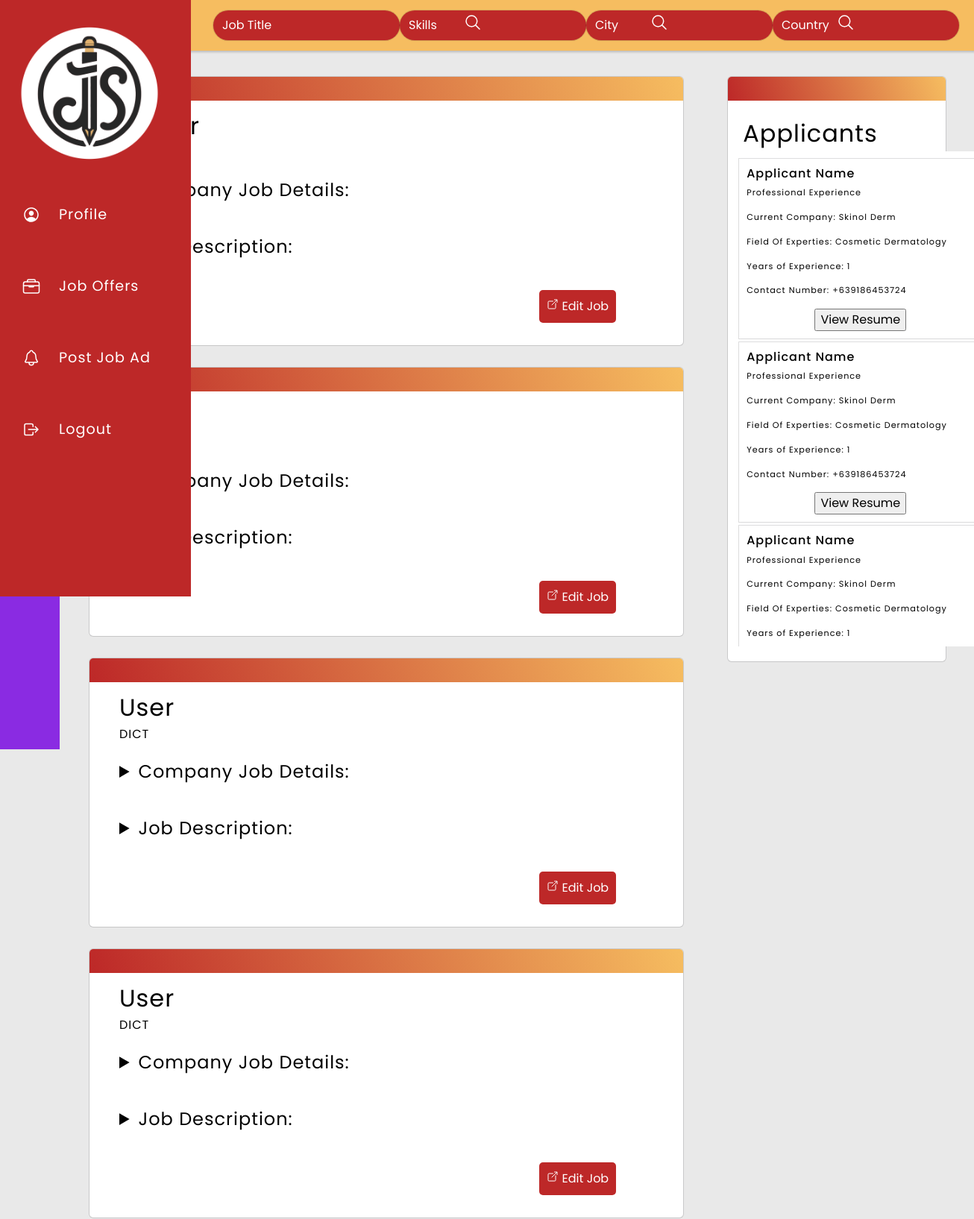
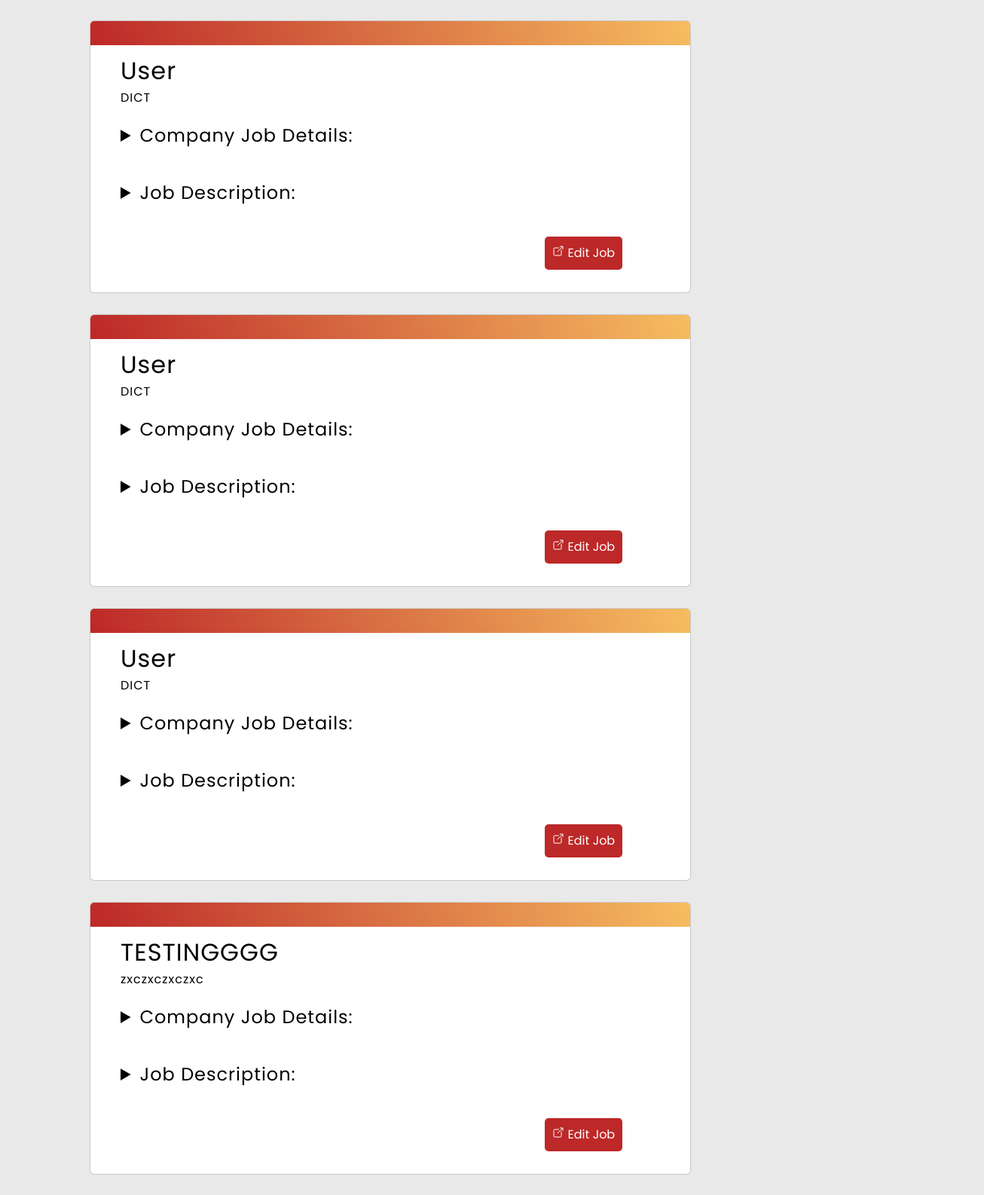
The page /employerHome/ (signed in, upper part) on the database its author committed (2 pictures, top to bottom).
### main/models.py (models this page shows, shortened)
class Job_Post(models.Model):
    profile = models.ForeignKey(Profile, on_delete=models.CASCADE, null=True, related_name='job_posts')
    title = models.CharField(max_length=255)
    company_name = models.CharField(max_length=255)
    job_position = models.CharField(max_length=255)
    address = models.CharField(max_length=255)
    PART_TIME = 'Part Time'
    FULL_TIME = 'Full Time'
    EMPLOYMENT_TYPE_CHOICES = [
        (PART_TIME, 'Part Time'),
        (FULL_TIME, 'Full Time'),
    ]
    employment_type = models.CharField(
        max_length=20,
        choices=EMPLOYMENT_TYPE_CHOICES,
        default=FULL_TIME,
    )
    salary_offer = models.DecimalField(max_digits=10, decimal_places=2)
    primary_duties = models.TextField()
    job_description = models.TextField()
    field_of_expertise = models.ManyToManyField('Field_of_Expertise', blank=True)
    skills_recommended = models.ManyToManyField('Skill', blank=True)
    created_at = models.DateTimeField(auto_now_add=True)

### main/views.py (the view)
# urls.py: path("employerHome/", views.employerHome, name="employerHome"),
@login_required
@user_passes_test(is_employer, login_url='/unauthorized_access/')
def employerHome(request):
    job_posts = Job_Post.objects.all().order_by('-created_at')
    user_profile = getattr(request.user, 'profile', None)
    user_skills = user_profile.skills.all() if user_profile else []
    recommended_jobs = Job_Post.objects.filter(skills_recommended__in=user_skills).distinct()
    form = JobSearchForm(request.GET)
    if form.is_valid():
        job_title = form.cleaned_data['job_title']
        skills = form.cleaned_data['skills']
        city = form.cleaned_data['city']
        country = form.cleaned_data['country']
        filtered_job_posts = job_posts
        if job_title:
            filtered_job_posts = filtered_job_posts.filter(title__icontains=job_title)
        if skills:
            filtered_job_posts = filtered_job_posts.filter(skills_recommended__name__icontains=skills)
        if city:
            filtered_job_posts = filtered_job_posts.filter(address__icontains=city)
        if country:
            filtered_job_posts = filtered_job_posts.filter(address__icontains=country)
    else:
        filtered_job_posts = job_posts
    return render(request, "main/Employer/employer-job-offers.html", {
        'job_posts': filtered_job_posts,
        'recommended_jobs': recommended_jobs,
        'form': form,
    })

### main/forms.py
class JobSearchForm(forms.Form):
    job_title = forms.CharField(required=False, widget=forms.TextInput(attrs={'placeholder': 'Job Title'}))
    skills = forms.CharField(required=False, widget=forms.TextInput(attrs={'placeholder': 'Skills'}))
    city = forms.CharField(required=False, widget=forms.TextInput(attrs={'placeholder': 'City'}))
    country = forms.CharField(required=False, widget=forms.TextInput(attrs={'placeholder': 'Country'}))

### main/views.py (called while the page is built)
def is_employer(user):
    return user.profile.user_type == 'Employer' if hasattr(user, 'profile') else False

### main/templates/main/Employer/employer-job-offers.html (shortened to what this page needs)
{% load static %}
<!DOCTYPE html>
<html>
    <head>
        <link rel="stylesheet" href="https://cdn.jsdelivr.net/npm/bootstrap@4.0.0/dist/css/bootstrap.min.css">
        <link rel="stylesheet" type="text/css" href="{% static 'css/company-job-offers.css' %}">
    </head>
    <body>
        <div class="main-container">
                <div class="flex-container">
                    <div class="popup-nav">
                        <div class="logo">
                            <img src="{% static 'img/JobPortal Logo Emblem White-BG.png' %}" alt="Cosmedic">
                        </div>
                        <ul class="navbar-nav">
                            <li class="nav-item">
                                <a href="{% url 'employerProfile' %}" class="nav-link">
                                    <ion-icon name="person-circle-outline"></ion-icon>
                                </a>
                            </li>
                            <li class="nav-item">
                                <a href="{% url 'employerHome' %}" class="nav-link">
                                    <ion-icon name="briefcase-outline"></ion-icon>
                                </a>
                            </li>
                            <li class="nav-item">
                                <a href="{% url 'employerPostAd' %}" class="nav-link">
                                    <ion-icon name="notifications-outline"></ion-icon>
                                </a>
                            </li>
                            <li class="nav-item">
                                <a href=""  class="nav-link" data-toggle="modal" data-target="#logoutModal">
                                    <ion-icon name="log-out-outline"></ion-icon>
                                </a>
                            </li>
                        </ul>
                    </div>
                </div>
                <div class="right-container">
                    <div class="client-header">
                        <div class="client-flex">
                            <span>Jobs</span>
                            <form method="get" action="{% url 'employerHome' %}">
                                <div class="client-flex-search">
                                    <div class="search-container">
                                        <div class="client-flex">
                                            {{ form.job_title }}
                                            <button type="submit"><ion-icon name="search-outline"></ion-icon></button>
                                        </div>
                                    </div>
                                    <div class="search-container">
                                        <div class="client-flex">
                                            {{ form.skills }}
                                            <button type="submit"><ion-icon name="search-outline"></ion-icon></button>
                                        </div>
                                    </div>
                                    <div class="search-container">
                                        <div class="client-flex">
                                            {{ form.city }}
                                            <button type="submit"><ion-icon name="search-outline"></ion-icon></button>
                                        </div>
                                    </div>
                                    <div class="search-container">
                                        <div class="client-flex">
                                            {{ form.country }}
                                        </div>
                                    </div>
                                </div>
                            </form>
                        </div>
                    </div>
                    <div class="profile-container">
                        <div class="grid-profile">
                            {% for job_post in job_posts %}
                                <div class="name">
                                    <div class="top-design"></div>
                                    <div class="company-info">
                                        <span class="company-name">{{ job_post.title }}</span>
                                        <span class="company-add">{{ job_post.company_name }}</span>
                                            <details class="accordion">
                                                <summary class="accordion-btn">Company Job Details:</summary>
                                            </details>
                                        <div class="peronal-info-container">
                                            <details class="accordion">
                                                <summary class="accordion-btn">Job Description:</summary>
                                            </details>
                                        </div>
                                        <div class="flex-edit">
                                            <div class="edit-container">
                                                <a href="{% url 'employerPostEdit' job_post.id %}">
                                                    <button class="edit"><ion-icon name="open-outline"></ion-icon> Edit Job</button>
                                                </a>
                                            </div>
                                        </div>
                                    </div>
                                </div>
                            {% endfor %}
                        </div>
                        <div class="recco">
                            <div class="top-design"></div>
                            <div class="recco-container">
                                <span>Applicants</span>
                                <div class="recco-scroll">
                                    <div class="recco-company">
                                        <h1>Applicant Name</h1>
                                        <p>Professional Experience</p>
                                            <p>Current Company: Skinol Derm</p>
                                            <p>Field Of Experties: Cosmetic Dermatology</p>
                                            <p>Years of Experience: 1</p>
                                            <p>Contact Number: +639186453724</p>
                                            <a href="{{ user_profile.resume.url }}" target="_blank">
                                                <input type="button" class="resume" value="View Resume">
                                            </a>
                                    </div>
                                    <div class="recco-company">
                                        <h1>Applicant Name</h1>
                                        <p>Professional Experience</p>
                                            <p>Current Company: Skinol Derm</p>
                                            <p>Field Of Experties: Cosmetic Dermatology</p>
                                            <p>Years of Experience: 1</p>
                                            <p>Contact Number: +639186453724</p>
                                            <a href="{{ user_profile.resume.url }}" target="_blank">
                                                <input type="button" class="resume" value="View Resume">
                                            </a>
                                    </div>
                                    <div class="recco-company">
                                        <h1>Applicant Name</h1>
                                        <p>Professional Experience</p>
                                            <p>Current Company: Skinol Derm</p>
                                            <p>Field Of Experties: Cosmetic Dermatology</p>
                                            <p>Years of Experience: 1</p>
                                    </div>
                                </div>
                            </div>
                        </div>
                    </div>
                </div>
            </div>
    </body>
</html>

### main/static/css/company-job-offers.css (style rules this page uses)
body { padding: 0; margin: 0; color: #000; background-color: #e9e9e9; font-family: Poppins; letter-spacing: 1px; }
.main-container { position: relative; width: 100%; height: 1005px; margin: 0 auto; }
.flex-container { position: fixed; display: flex; width: 5rem; height: 1005px; padding: 0; background: blueviolet; transition: 2s; }
.popup-nav { margin: 0; width: 5rem; height: 100vh; position: fixed; background-color: #bd2828; transition: 1s ease; font-size: 1.2rem; }
.navbar-nav { list-style: none; padding: 0; margin: 0; display: flex; flex-direction: column; align-items: center; }
.logo img { position: relative; margin: 10px 0 0 5px; padding-left: 0; max-width:100%; width: 90%; height: auto; transform: scale(1,1); }
.nav-item { width: 100%; margin: 0 0 0 10px; padding: 0 5px; }
.nav-link { display: flex; align-items: center; height: 6rem; color: #fff; text-decoration: none; transition: 2s; }
.nav-link ion-icon { font-size: 1.5rem; min-width: 2rem; margin: 0 1rem; }
.right-container { margin-left: 5rem; width: cal(100%-5rem); height: 100%; max-height: 5000px; background: #e9e9e9; transition: .5s; }
.client-header { padding: 10px 20px; background: #f6bd60; box-shadow: 0px 0px 3px 2px rgba(0,0,0,0.2); }
.client-flex { display: flex; align-items: center; justify-content: space-between; }
.client-flex-search { display: flex; align-items: center; justify-content: space-between; }
.client-flex span { font-size: 2rem; }
.search-container { display: flex; justify-content: space-around; width: 250px; height: 40px; padding: 0 10px; background: #bd2828; border-radius: 20px; box-shadow: rgba(0, 0, 0, 0.02) 0px 1px 3px 0px, rgba(27, 31, 35, 0.15) 0px 0px 0px 1px; }
.search-container input { flex-grow: 1; color: #fff; background: 0; border: 0; outline: 0; }
.search-container button { color: #fff; background: 0; border: 0; font-size: 1.5rem; cursor: pointer; }
.profile-container { display: flex; width: max(25%, cal(100%-5rem)); height: fit-content; margin: 5px 0; padding: 30px; }
.grid-profile { grid-column: 1/3; width: max(25%, 70%); }
.name { width: cal(100%-5rem); margin: 0 10px 30px; background: #fff; border-radius: 5px; box-shadow: rgba(0, 0, 0, 0.02) 0px 1px 3px 0px, rgba(27, 31, 35, 0.15) 0px 0px 0px 1px; }
.company-info { width: cal(100%-5rem); margin: 0 10px 30px; padding: 10px 30px; display: grid; grid-row: 1; }
.top-design { width: 100%; height: 2rem; background: linear-gradient(70deg, #bd2828, #f6bd60); border-top-right-radius: 5px; border-top-left-radius: 5px; }
.company-name { font-size: 2rem; }
.accordion { margin: 20px 0; }
.accordion-btn { font-size: 1.5rem; }
.flex-edit { display: flex; justify-content: end; }
.edit-container { margin: 0 10px; padding: 20px 40px; }
.edit-container button { padding: 10px; color: #fff; border: 0; background: #bd2828; border-radius: 5px; cursor: pointer; }
.recco { position:sticky; top: 10px; margin: 0 0 0 50px; width: 25%; height: fit-content; border-radius: 5px; background: #fff; box-shadow: rgba(0, 0, 0, 0.02) 0px 1px 3px 0px, rgba(27, 31, 35, 0.15) 0px 0px 0px 1px; }
.recco-container { display: grid; justify-content: left; width: 100%; height: 47rem; padding: 20px 0 ; margin: 0 10px; text-align: center; border-radius: 5px; }
.recco-scroll { width: 115%; padding: 5px; overflow: hidden; overflow-y: scroll; background: #fff; }
.recco-container span { text-align: left; margin: 0 10px; font-size: 2rem; }
.recco-company { width: 100%; height: fit-content; margin: 5px 0; padding: 10px; box-shadow: rgba(0, 0, 0, 0.02) 0px 1px 3px 0px, rgba(27, 31, 35, 0.15) 0px 0px 0px 1px; }
.recco-company h1 { text-align: left; font-size: 1rem; }
.recco-company p { text-align: left; font-size: .7rem; }

### rows shown on the page
Job_Post: title "Userer"
Job_Post: title "User", company_name "DICT"
Job_Post: title "User", company_name "DICT"
Job_Post: title "User", company_name "DICT"
Job_Post: title "User", company_name "DICT"
Job_Post: title "User", company_name "DICT"
Job_Post: title "TESTINGGGG", company_name "zxczxczxczxc"
